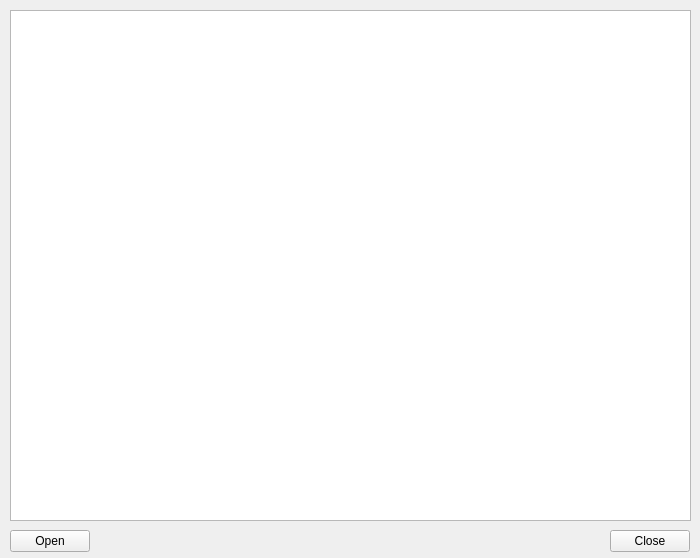
<?xml version="1.0" encoding="UTF-8"?>
<ui version="4.0">
 <class>Form</class>
 <widget class="QWidget" name="Form">
  <property name="geometry">
   <rect>
    <x>0</x>
    <y>0</y>
    <width>700</width>
    <height>558</height>
   </rect>
  </property>
  <property name="windowTitle">
   <string>ImageViewer</string>
  </property>
  <widget class="QPushButton" name="pushButton">
   <property name="geometry">
    <rect>
     <x>10</x>
     <y>530</y>
     <width>80</width>
     <height>22</height>
    </rect>
   </property>
   <property name="text">
    <string>Open</string>
   </property>
  </widget>
  <widget class="QGraphicsView" name="graphicsView">
   <property name="geometry">
    <rect>
     <x>10</x>
     <y>10</y>
     <width>681</width>
     <height>511</height>
    </rect>
   </property>
  </widget>
  <widget class="QPushButton" name="pushButton_2">
   <property name="geometry">
    <rect>
     <x>610</x>
     <y>530</y>
     <width>80</width>
     <height>22</height>
    </rect>
   </property>
   <property name="text">
    <string>Close</string>
   </property>
  </widget>
 </widget>
 <resources/>
 <connections/>
</ui>
